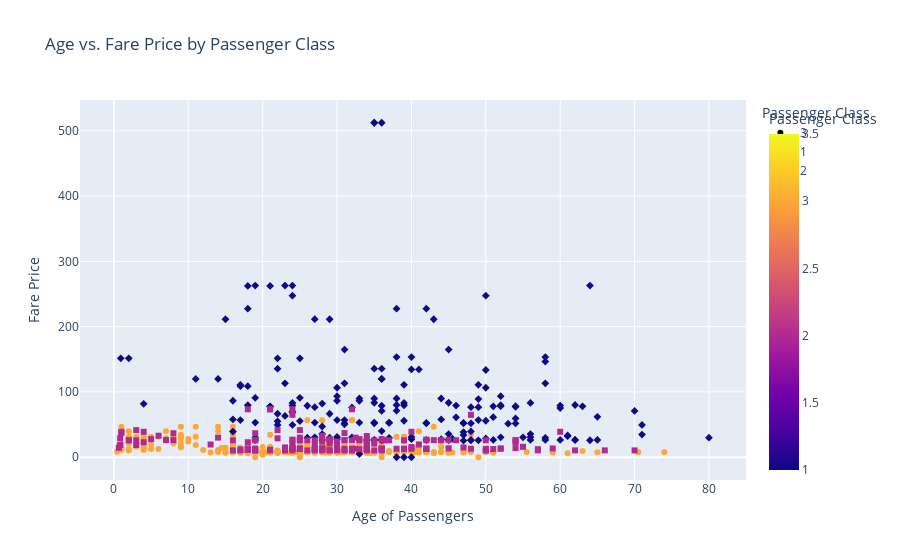

Notebook source saved alongside this figure:
### Code cell
fig = px.scatter(data, x='Age', y='Fare', color='Pclass', symbol='Pclass',
                 labels={'Age': 'Age of Passengers', 'Fare': 'Fare Price', 'Pclass': 'Passenger Class'},
                 title='Age vs. Fare Price by Passenger Class')
fig.show()

### Figure 1 — Plotly figure (JSON) as saved in the notebook; plotly's stock layout.template omitted (floating-point values rounded to 4 significant figures; data arrays with more than 128 entries replaced by an {"elided": "..."} marker saying what was removed)
{"data": [{"hovertemplate": "Passenger Class=%{marker.color}<br>Age of Passengers=%{x}<br>Fare Price=%{y}<extra></extra>", "legendgroup": "3", "marker": {"color": {"elided": "491 int values"}, "coloraxis": "coloraxis", "symbol": "circle"}, "mode": "markers", "name": "3", "orientation": "v", "showlegend": true, "type": "scatter", "x": {"elided": "491 float values"}, "xaxis": "x", "y": {"elided": "491 float values"}, "yaxis": "y"}, {"hovertemplate": "Passenger Class=%{marker.color}<br>Age of Passengers=%{x}<br>Fare Price=%{y}<extra></extra>", "legendgroup": "1", "marker": {"color": {"elided": "216 int values"}, "coloraxis": "coloraxis", "symbol": "diamond"}, "mode": "markers", "name": "1", "orientation": "v", "showlegend": true, "type": "scatter", "x": {"elided": "216 float values"}, "xaxis": "x", "y": {"elided": "216 float values"}, "yaxis": "y"}, {"hovertemplate": "Passenger Class=%{marker.color}<br>Age of Passengers=%{x}<br>Fare Price=%{y}<extra></extra>", "legendgroup": "2", "marker": {"color": {"elided": "184 int values"}, "coloraxis": "coloraxis", "symbol": "square"}, "mode": "markers", "name": "2", "orientation": "v", "showlegend": true, "type": "scatter", "x": {"elided": "184 float values"}, "xaxis": "x", "y": {"elided": "184 float values"}, "yaxis": "y"}], "layout": {"coloraxis": {"colorbar": {"title": {"text": "Passenger Class"}}, "colorscale": [[0, "#0d0887"], [0.1111, "#46039f"], [0.2222, "#7201a8"], [0.3333, "#9c179e"], [0.4444, "#bd3786"], [0.5556, "#d8576b"], [0.6667, "#ed7953"], [0.7778, "#fb9f3a"], [0.8889, "#fdca26"], [1, "#f0f921"]]}, "legend": {"title": {"text": "Passenger Class"}, "tracegroupgap": 0}, "title": {"text": "Age vs. Fare Price by Passenger Class"}, "xaxis": {"anchor": "y", "domain": [0, 1], "title": {"text": "Age of Passengers"}}, "yaxis": {"anchor": "x", "domain": [0, 1], "title": {"text": "Fare Price"}}}}
